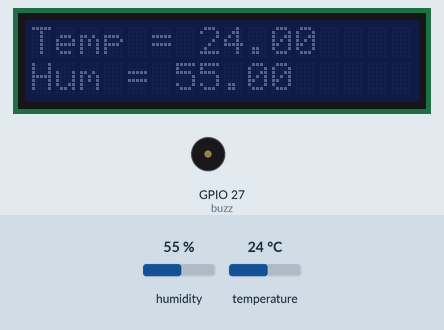
Simulated run of this program. Board: ESP32. On the bench: 16×2 character LCD, buzzer (waves = sounding, pin HIGH). The inputs (shaded band) are chosen by the test bench; at power-on: temperature 24 °C, humidity 55 %. What the program prints to the serial monitor is not drawn.

Above: at 3.2 s.
3.3 s: temperature set to 26.5 °C
At 4.6 s:
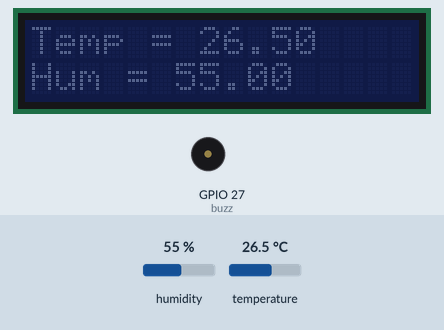
5.6 s: temperature set to 27.6 °C
At 6.43 s:
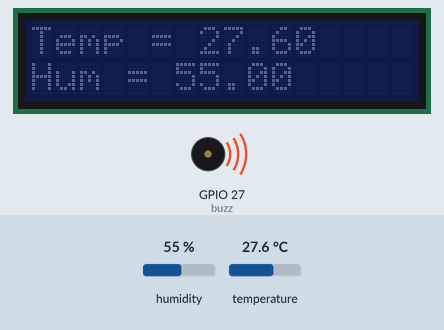
9.7 s: humidity set to 22 %
At 12.5 s:
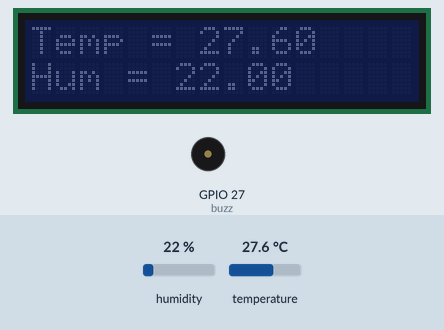
13.8 s: temperature set to 12 °C
At 16.2 s:
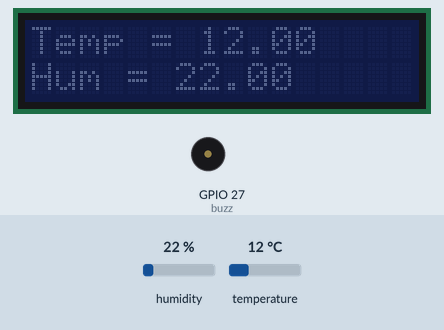
16.8 s: humidity set to 40 %
At 17.9 s:
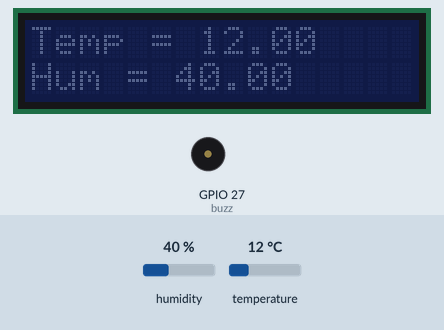
Timing chart, 0 to 19.8 s (numbered marks = the images above; inputs shaded):
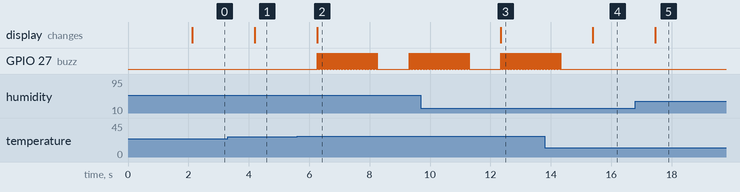

Measured:
- the behaviour switches between 26.9 and 27 °C on temperature (found by bisection; images 1 and 2)
- after the input at 3.3 s, the display: changes after 0.90 s (image 1)
- after the input at 5.6 s, GPIO 27 (buzz): goes 99 × (HIGH 0.01 s, LOW 0.01 s), HIGH 0.01 s, LOW 1.0 s, 19 × (HIGH 0.01 s, LOW 0.01 s), HIGH 0.01 s, then LOW, starting after 0.67 s; the display: changes after 0.67 s (image 2)
- after the input at 9.7 s, the display: changes after 2.6 s (image 3)
- after the input at 13.8 s, GPIO 27 (buzz): goes on until 14.3 s, then stays LOW; the display: changes after 1.6 s (image 4)
- after the input at 16.8 s, the display: changes after 0.65 s (image 5)

The program:

main.cpp
```cpp
#include "DHTesp.h"
#include "Wire.h"
#include "LiquidCrystal_I2C.h"
#define buzz 27
const int DHT_PIN = 18;
const float temp_threshold = 27.00;

DHTesp dhtSensor;
LiquidCrystal_I2C lcd(0x27, 16, 2);

void setup() {
  Serial.begin(115200);
  dhtSensor.setup(DHT_PIN, DHTesp::DHT22);

  pinMode(buzz, OUTPUT);
  // setting koneksi LCD
  Wire.begin(21, 22); // nilai default 21, 22 I2C

  // Inisialisasi LCD
  lcd.init();

  // Menampilkan teks di baris pertama (kolom 0, baris 0)
  lcd.setCursor(0, 0);
  lcd.print("Halo, ESP32!");

  // Menampilkan teks di baris kedua (kolom 0, baris 1)
  lcd.setCursor(0, 1);
  lcd.print("LCD 16x2 I2C OK");
  delay(2000);
}

void loop() {
  // Baca data sensor
  TempAndHumidity  data = dhtSensor.getTempAndHumidity();
  // Tampilkan data sensor di LCD
  lcd.clear();
  lcd.setCursor(0, 0);
  lcd.print("Temp = "+ String(data.temperature,2));
  lcd.setCursor(0, 1);
  lcd.print("Hum = "+ String(data.humidity,2));

  Serial.print("Suhu: ");
  Serial.print(data.temperature, 2);
  Serial.print(" °C, Kelembapan: ");
  Serial.print(data.humidity, 2);
  Serial.println(" %");

  if (data.temperature >= temp_threshold) {
    Serial.println("Peringatan: suhu melewati ambang batas!");
  }

  // Cek nilai sensor apakah melampaui treshold, jika ia hidupkan buzzer
  if (data.temperature >= temp_threshold){
    int i;
    for (i=0; i<100; i++){
      digitalWrite(buzz, HIGH);
      delay(10);
      digitalWrite(buzz, LOW);
      delay(10);
    }
  }
  delay(1000);
}
```
